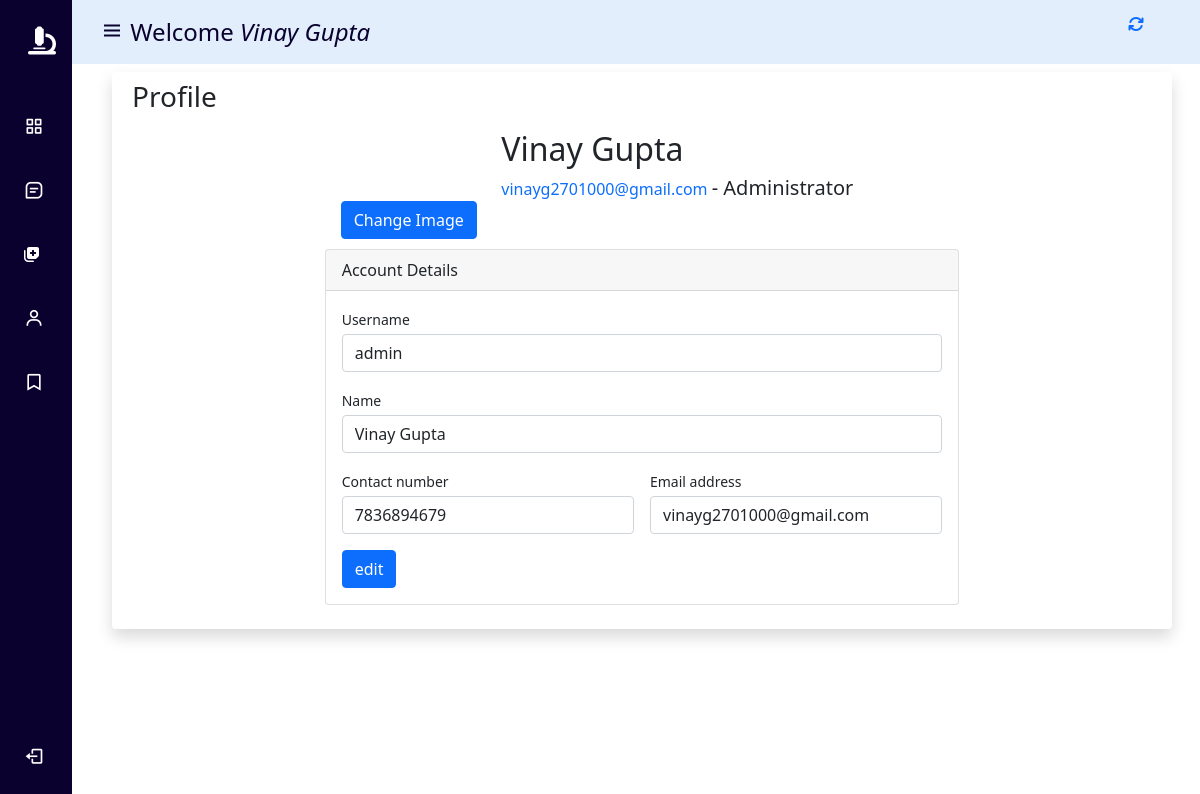
/client/index.php?page=profile (signed in), run on the app's committed database.
### tables this page shows
CREATE TABLE `users` (
  `id` int(50) NOT NULL,
  `name` varchar(250) NOT NULL,
  `email` varchar(200) NOT NULL,
  `contact` decimal(10,0) NOT NULL,
  `username` text NOT NULL,
  `password` text NOT NULL,
  `avatar` text DEFAULT 'login.png'
);

### client/pages/profile.php (the view, shortened to what this page needs)
<head>
</head>
<?php
$query="SELECT * from users where username='$_SESSION[username]'";
$result=mysqli_query($conn,$query);
$row=mysqli_fetch_assoc($result);
?>
<section class="section profile mb-5 mt-4 ">
    <div class="mt-2">
    <h3 class="p-2">Profile</h3></div>
<div class="container-xl px-4 ">
<div class="row justify-content-center">
    <div class="col-xl-8">
    <div class="row align-items-center">
        <div class="col-md-3 m-2">
        </div>
        <div class="col-md-8">
            <div class="name1">
                <h2><?php echo $row['name'];?></h2>
                <div class="container-fluid-0">
                    <span class="text-primary"><?php echo $row['email'];?> </span>
                    <span class="h5">- Administrator</span>
                </div>
        </div>
    </div>
    </div>
            <div class="container">
                <button type="submit" class="btn btn-primary" data-bs-toggle="modal" data-bs-target="#editphoto">Change Image</button>
            </div>
    </div>
    <div class="row justify-content-center">
        <div class="col-xl-8">
            <div class="card mb-4">
                <div class="card-header">Account Details</div>
                <div class="card-body">
                        <div class="mb-3">
                            <label class="small mb-1" for="inputUsername">Username</label>
                            <input class="form-control bg-white" id="inputUsername" type="text" placeholder="Enter your username" value="<?php echo $row['username']?>" disabled>
                        </div>
                        <div class="row gx-3 mb-3">
                            <div class="col-md-12">
                                <label class="small mb-1" for="inputFirstName">Name</label>
                                <input class="form-control bg-white" id="inputFirstName" type="text" placeholder="Enter yourname" value="<?php echo $row['name']?>" disabled>
                            </div>
                        </div>
                        <div class="row gx-3 mb-3">
                            <div class="col-md-6">
                                <label class="small mb-1" for="inputPhone">Contact number</label>
                                <input class="form-control bg-white" id="inputPhone" type="tel" placeholder="Enter your phone number" value="<?php echo $row['contact']?>" disabled>
                            </div>
                            <div class="col-md-6">
                            <label class="small mb-1" for="inputEmailAddress">Email address</label>
                            <input class="form-control bg-white" id="inputEmailAddress" type="email" placeholder="Enter your email address" value="<?php echo $row['email']?>" disabled>
                            </div>
                        </div>
                        <div class="row">
                            <div class="col-sm-2">
                             <button type="submit" class="btn btn-primary" data-bs-toggle="modal" data-bs-target="#editprofile">edit</button>
                            </div>
                        </div>
                </div>
            </div>
        </div>
    </div>
</div>
</section>

### client/pages/navigation.php (shortened to what this page needs)
<?php
$insertQuery = "SELECT * from `users` where username='$_SESSION[username]'";
$result = $conn->query($insertQuery);
$row = $result->fetch_assoc();
?>
<body id="body-pd">
    <header class="header" id="header">
        <div class="header_toggle mr-5"> <i class='bx bx-menu' id="header-toggle"></i>
        <span class="wel ml-4">Welcome <i><?php echo $row['name']; ?></i></span>
        </div>
        <div class="notification" >
            <div class="row">
              <div class="col-4 mt-2"> <a href=""  onclick="location.reload();" ><i class="fa fa-refresh" aria-hidden="true"></i></a>
              </div>
               <div class="col-8">
               </div>
            </div>
        </div>
    </header>
    <div class="l-navbar" id="nav-bar" style="min-width:72px">
        <nav class="nav dark-navbar">
            <div>
                <div class="nav_logo text-white"><h3> <i class='fa fa-microscope mx-1'></i></h3>
                <span class="nav_logo-name"><h3>PathLab</h3></span> </div>
                <div class="nav_list">
                    <a href="./" class="nav_link" style="text-decoration:none;">
                    <i class='bx bx-grid-alt nav_icon'></i>
                    <span class="nav_name">Dashboard</span> </a>
                    <a href="?page=appointment" class="nav_link" style="text-decoration:none;">
                      <i class='bx bx-message-square-detail nav_icon'></i>
                       <span class="nav_name">Appointments</span> </a>
                    <a href="?page=tests" class="nav_link" style="text-decoration:none;">
                    <i class="fa-solid fa-notes-medical"></i>
                    <span class="nav_name">Test Details</span> </a>
                    <a href="?page=patient" class="nav_link" style="text-decoration:none;">
                    <i class='bx bx-user nav_icon'></i>
                     <span class="nav_name">Patients</span> </a>
                        <a href="?page=report" class="nav_link" style="text-decoration:none;">
                         <i class='bx bx-bookmark nav_icon'></i>
                        <span class="nav_name">Reports & Bill</span> </a>
                </div>
            </div>                <a href class="nav_link" style="text-decoration:none;" data-bs-toggle="modal" data-bs-target="#logout"> <i class='bx bx-log-out nav_icon'></i> <span class="nav_name">Sign Out</span>
                </a>
        </nav>
    </div>
   </body>

### client/css/index.css (style rules this page uses)
:root { --header-height: 3rem;--nav-width: 68px;--first-color: #0a012e;--first-color-light: #afa5d9;--white-color: #F7F6FB;--body-font: 'Nunito', sans-serif;--normal-font-size: 1rem;--z-fixed: 100 }
*,::before,::after { box-sizing: border-box }
body { position: relative;margin: var(--header-height) 0 0 0;padding: 0 1rem;font-family: var(--body-font);font-size: var(--normal-font-size);transition: .5s }
a { text-decoration: none }
.header { width: 100%;height: var(--header-height);position: fixed;top: 0;left: 0;display: flex;align-items: center;justify-content: space-between;padding: 0 1rem;background-color:hwb(213 89% 1%);z-index: var(--z-fixed);transition: .5s }
.header_toggle { color: var(--first-color);font-size: 1.5rem;cursor: pointer }
.l-navbar { position: fixed;top: 0;left: -30%;width: var(--nav-width);height: 100vh;background-color: var(--first-color);padding: .5rem 1rem 0 0;transition: .5s;z-index: var(--z-fixed) }
.nav { height: 100%;display: flex;flex-direction: column;justify-content: space-between;overflow: hidden }
.nav_logo, .nav_link { display: grid;grid-template-columns: max-content max-content;align-items: center;column-gap: 1rem; padding: .5rem 0 .5rem 1.5rem }
.nav_logo { margin-bottom: 2rem }
.nav_link { position: relative;color:white;margin-bottom: 1.5rem;transition: .3s; }
.nav_icon { font-size: 1.25rem }
@media screen and (min-width: 768px) { body { margin: calc(var(--header-height) + 1rem) 0 0 0;padding-left: calc(var(--nav-width) + 2rem) } }
@media screen and (min-width: 768px) { .header { height: calc(var(--header-height) + 1rem);padding: 0 2rem 0 calc(var(--nav-width) + 2rem) } }
@media screen and (min-width: 768px) { .l-navbar { left: 0;padding: 1rem 1rem 0 0 } }
.card { margin:10px 0 20px 0 ; border-left:3px solid rgb(5, 238, 5); }

### data on the page
users: name "Vinay Gupta", email "vinayg2701000@gmail.com", username "admin", contact "7836894679"
